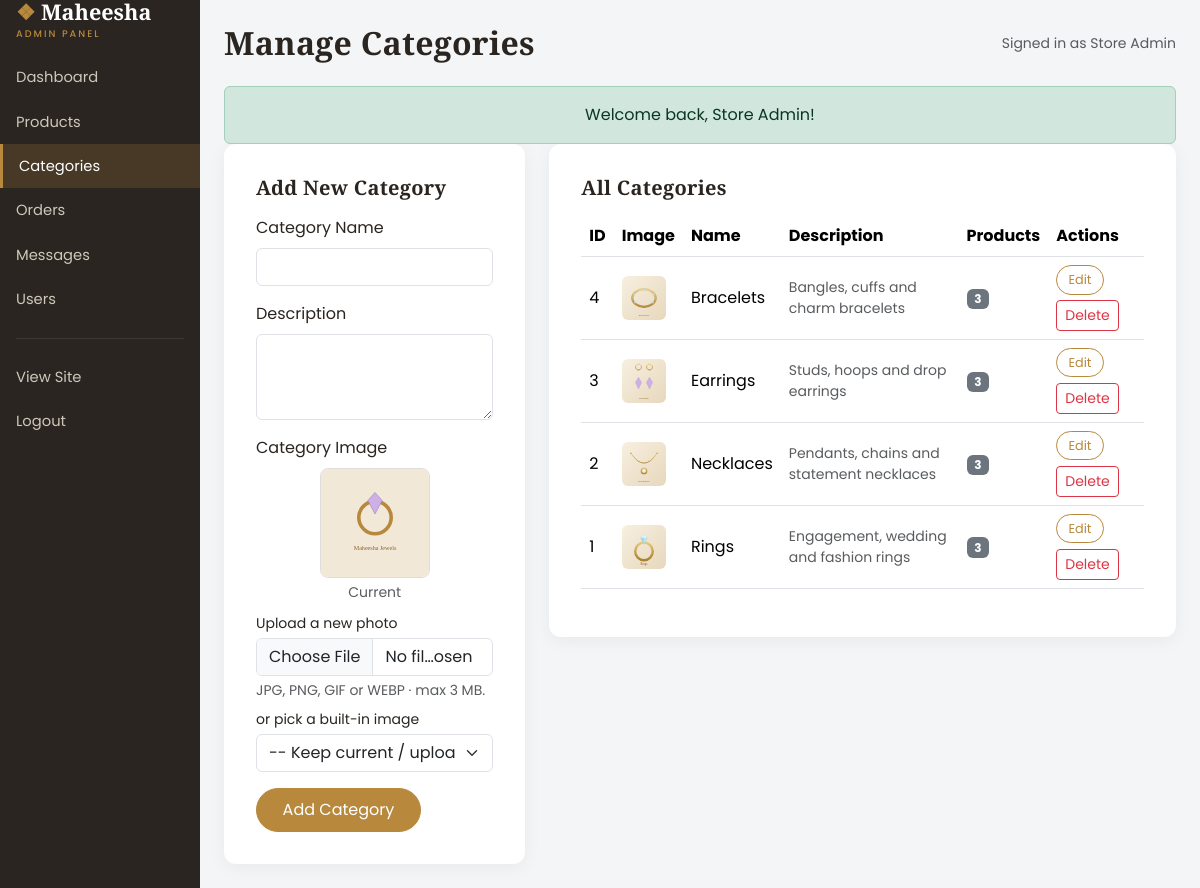
Screenshot of /admin/categories.php (signed in) with the database file from the repository.
### tables this page shows
CREATE TABLE categories (
    id          INT AUTO_INCREMENT PRIMARY KEY,
    name        VARCHAR(80)  NOT NULL,
    description VARCHAR(255) DEFAULT NULL,
    image       VARCHAR(255) DEFAULT 'placeholder.svg'
);

### admin/categories.php (the view, shortened to what this page needs)
<?php
require_once __DIR__ . '/../includes/functions.php';
$editing = null;
$categories = $pdo->query(
    'SELECT c.*, COUNT(p.id) AS product_count
       FROM categories c
       LEFT JOIN products p ON p.category_id = c.id
   GROUP BY c.id
   ORDER BY c.name'
)->fetchAll();
require __DIR__ . '/includes/admin_header.php';
?>
<div class="row g-4">
    <div class="col-xl-4">
        <div class="panel">
            <h5 class="mb-3"><?= $editing ? 'Edit Category' : 'Add New Category' ?></h5>
            <form method="post" action="categories.php" class="needs-validation"
                  enctype="multipart/form-data" novalidate>
                <div class="mb-3">
                    <label class="form-label">Category Name</label>
                    <input type="text" name="name" class="form-control" required
                           value="<?= e($editing['name'] ?? '') ?>">
                </div>
                <div class="mb-3">
                    <label class="form-label">Description</label>
                    <textarea name="description" class="form-control" rows="3"><?= e($editing['description'] ?? '') ?></textarea>
                </div>
                <div class="mb-3">
                    <label class="form-label">Category Image</label>
                    <div class="text-center mb-2">
                        <img src="../assets/images/<?= e($editing['image'] ?? 'placeholder.svg') ?>"
                             alt="Current image"
                             style="width:110px;height:110px;object-fit:cover;border-radius:8px;border:1px solid #ddd;">
                        <div class="small text-muted mt-1">Current</div>
                    </div>
                    <label class="form-label small mb-1">Upload a new photo</label>
                    <input type="file" name="image_file" class="form-control"
                           accept="image/jpeg,image/png,image/gif,image/webp">
                    <div class="form-text">JPG, PNG, GIF or WEBP &middot; max 3 MB.</div>
                    <label class="form-label small mb-1 mt-2">or pick a built-in image</label>
                    <select name="image" class="form-select">
                        <option value="">-- Keep current / uploaded photo --</option>
                    </select>
                </div>
                <div class="d-flex flex-wrap gap-2">
                    <button class="btn btn-gold" type="submit">
                        <?= $editing ? 'Update Category' : 'Add Category' ?>
                    </button>
                </div>
            </form>
        </div>
    </div>
    <div class="col-xl-8">
        <div class="panel">
            <h5 class="mb-3">All Categories</h5>
            <?php if (empty($categories)): ?>
                <p class="text-muted mb-0">No categories yet. Add one using the form.</p>
            <?php else: ?>
                <div class="table-responsive">
                    <table class="table align-middle">
                        <thead>
                            <tr><th>ID</th><th>Image</th><th>Name</th><th>Description</th>
                                <th>Products</th><th>Actions</th></tr>
                        </thead>
                        <tbody>
                        <?php foreach ($categories as $c): ?>
                            <tr>
                                <td><?= (int) $c['id'] ?></td>
                                <td><img src="../assets/images/<?= e($c['image'] ?? 'placeholder.svg') ?>" alt=""
                                         style="width:44px;height:44px;object-fit:cover;border-radius:6px;"></td>
                                <td><?= e($c['name']) ?></td>
                                <td class="small text-muted"><?= e($c['description'] ?: '-') ?></td>
                                <td><span class="badge bg-secondary"><?= (int) $c['product_count'] ?></span></td>
                                <td>
                                    <div class="action-buttons">
                                        <a href="categories.php?action=edit&id=<?= (int) $c['id'] ?>"
                                           class="btn btn-sm btn-outline-gold">Edit</a>
                                        <a href="categories.php?action=delete&id=<?= (int) $c['id'] ?>"
                                           class="btn btn-sm btn-outline-danger"
                                           data-confirm="Delete this category? Products in it will become uncategorised.">Delete</a>
                                    </div>
                                </td>
                            </tr>
                        <?php endforeach; ?>
                        </tbody>
                    </table>
                </div>
            <?php endif; ?>
        </div>
    </div>
</div>
<?php require __DIR__ . '/includes/admin_footer.php'; ?>

### assets/css/style.css (style rules this page uses)
:root { --gold: #b8893d; --gold-dark: #8c6529; --ink: #2a2520; --cream: #faf6ef; --soft: #f1e8d8; }
* { box-sizing: border-box; }
body { font-family: 'Poppins', sans-serif; color: var(--ink); background: var(--cream); }
h1, h2, h3, h4, h5, .display-font { font-family: 'Cormorant Garamond', serif; font-weight: 700; letter-spacing: .3px; }
a { text-decoration: none; }
.btn-gold, .btn-outline-gold { border-radius: 30px; padding: .55rem 1.6rem; transition: .2s; white-space: nowrap; }
.btn-gold { background: var(--gold); border: 1px solid var(--gold); color: #fff; }
.btn-outline-gold { border: 1px solid var(--gold); color: var(--gold); background: transparent; }
.btn-sm.btn-gold, .btn-sm.btn-outline-gold { padding: .25rem .7rem; font-size: .8rem; }
.action-buttons { display: flex; flex-wrap: wrap; gap: .35rem; align-items: center; }
.panel { background: #fff; border-radius: 12px; padding: 2rem; box-shadow: 0 4px 18px rgba(0, 0, 0, .05); }
.admin-body { background: #f4f5f7; }
.table thead { background: var(--ink); color: #fff; }

### rows the page displays
categories: id "4", image (picture), name "Bracelets", description "Bangles, cuffs and charm bracelets", product_count "3"
categories: id "3", image (picture), name "Earrings", description "Studs, hoops and drop earrings", product_count "3"
categories: id "2", image (picture), name "Necklaces", description "Pendants, chains and statement necklaces", product_count "3"
categories: id "1", image (picture), name "Rings", description "Engagement, wedding and fashion rings", product_count "3"

### other values shown
$pageTitle "Manage Categories"
current_user()['name'] "Store Admin"
$flash['message'] "Welcome back, Store Admin!"
